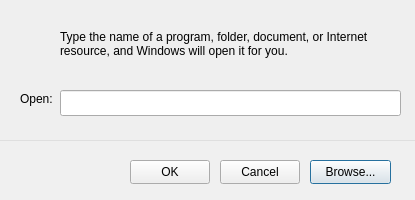
<?xml version="1.0" encoding="UTF-8"?>
<ui version="4.0">
 <class>CWTM_TaskManagerNewTaskDialog</class>
 <widget class="QDialog" name="CWTM_TaskManagerNewTaskDialog">
  <property name="geometry">
   <rect>
    <x>0</x>
    <y>0</y>
    <width>415</width>
    <height>200</height>
   </rect>
  </property>
  <property name="minimumSize">
   <size>
    <width>415</width>
    <height>200</height>
   </size>
  </property>
  <property name="maximumSize">
   <size>
    <width>415</width>
    <height>200</height>
   </size>
  </property>
  <property name="windowTitle">
   <string>Dialog</string>
  </property>
  <widget class="QWidget" name="button_group_widget" native="true">
   <property name="geometry">
    <rect>
     <x>-10</x>
     <y>140</y>
     <width>481</width>
     <height>81</height>
    </rect>
   </property>
   <property name="styleSheet">
    <string notr="true">QWidget#button_group_widget {
	background-color: #F0F0F0;
	border-top: 1px solid #DFDFDF;
}</string>
   </property>
   <widget class="QPushButton" name="browse_button">
    <property name="geometry">
     <rect>
      <x>320</x>
      <y>20</y>
      <width>81</width>
      <height>24</height>
     </rect>
    </property>
    <property name="text">
     <string>Browse...</string>
    </property>
   </widget>
   <widget class="QPushButton" name="cancel_button">
    <property name="geometry">
     <rect>
      <x>230</x>
      <y>20</y>
      <width>80</width>
      <height>24</height>
     </rect>
    </property>
    <property name="text">
     <string>Cancel</string>
    </property>
   </widget>
   <widget class="QPushButton" name="ok_button">
    <property name="geometry">
     <rect>
      <x>140</x>
      <y>20</y>
      <width>80</width>
      <height>24</height>
     </rect>
    </property>
    <property name="text">
     <string>OK</string>
    </property>
   </widget>
  </widget>
  <widget class="QLabel" name="open_label">
   <property name="geometry">
    <rect>
     <x>20</x>
     <y>90</y>
     <width>49</width>
     <height>17</height>
    </rect>
   </property>
   <property name="text">
    <string>Open:</string>
   </property>
  </widget>
  <widget class="QLineEdit" name="new_task_input_line_edit">
   <property name="geometry">
    <rect>
     <x>60</x>
     <y>90</y>
     <width>341</width>
     <height>26</height>
    </rect>
   </property>
  </widget>
  <widget class="QLabel" name="new_task_information_label">
   <property name="geometry">
    <rect>
     <x>60</x>
     <y>30</y>
     <width>331</width>
     <height>41</height>
    </rect>
   </property>
   <property name="text">
    <string>Type the name of a program, folder, document, or Internet resource, and Windows will open it for you.</string>
   </property>
   <property name="alignment">
    <set>Qt::AlignLeading|Qt::AlignLeft|Qt::AlignTop</set>
   </property>
   <property name="wordWrap">
    <bool>true</bool>
   </property>
  </widget>
  <widget class="QLabel" name="main_application_icon">
   <property name="geometry">
    <rect>
     <x>10</x>
     <y>30</y>
     <width>41</width>
     <height>41</height>
    </rect>
   </property>
   <property name="text">
    <string/>
   </property>
   <property name="pixmap">
    <pixmap>../resources/app_icons/taskmgr48.png</pixmap>
   </property>
   <property name="scaledContents">
    <bool>true</bool>
   </property>
  </widget>
 </widget>
 <resources/>
 <connections/>
</ui>
